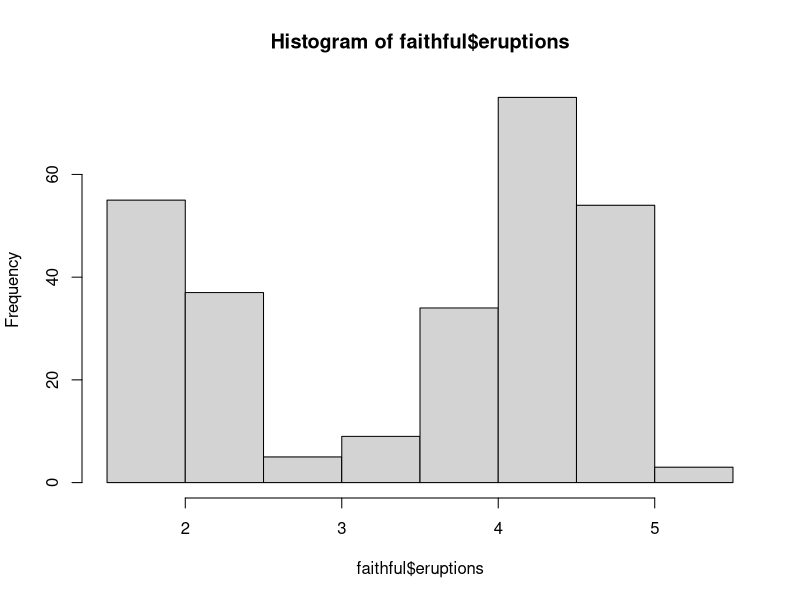
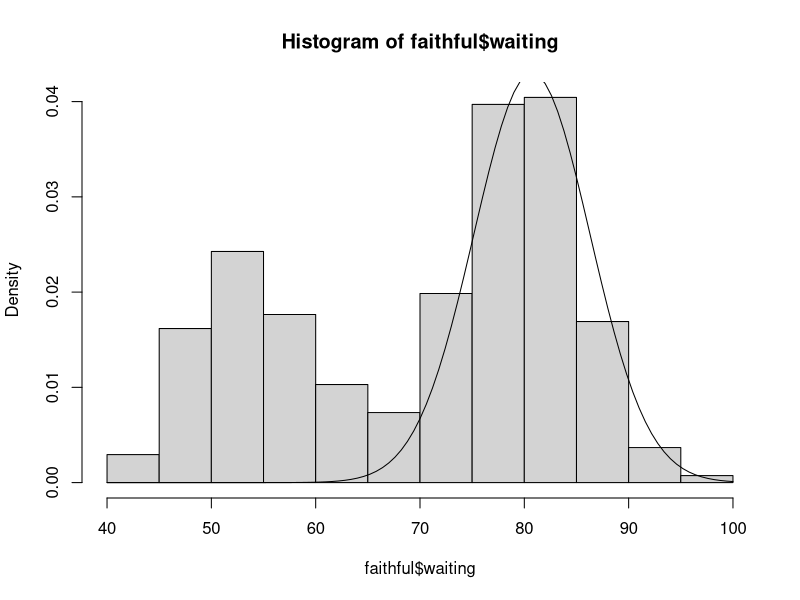

The R source for these figures, in order: (Note: this script raises an error after producing the figures.)
#!/usr/bin/env RScript
# Gibbs Sampler (Gaussian mixtures)

gibbsMixture <- function(data,k,max_iter=1000){
  n = length(data)
  mu = mean(data)
  sig = var(data)
  
  # Preallocating data
  z = rep(NA,n)
  group_size = rep(NA, k)
  group_x = rep(NA, k)
  group_x2 = rep(NA, ,k)
  group_sum = rep(NA, k)
  
  mu_mat = sig_mat = pj_mat = matrix(NA, nrow=max_iter, ncol=k)
  mu_mat[1,] = rep(mu,k)
  pj_mat[1,] = rep(1,k)/k
  sig_mat[1,] = rep(sig,k)
  
  likelihood = matrix(NA, n, k)
  logpost = rep(NA, max_iter)
  
  ## Chunk for likelihood
  
  for(j in 1:k){
    likelihood[,j] = pj_mat[1,j]*dnorm(x=data, mean=mu_mat[1,j],
                                       sd=sqrt(sig_mat[1,j]))
  }
  
  logpost[1] = sum(log(apply(likelihood,1,sum))) + sum(dnorm(mu_mat[1,],mean(data),sqrt(sig_mat[1,]),log=T)) -
    (10+1)*sum(log(sig_mat[1,])) - sum(var(data)/sig_mat[1,]) + 0.5*sum(log(pj_mat[1,]))
  #######
  
  ### Main loop
  
  for(i in 2:max_iter){
    # z estimation
    for(j in 1:n){
      p = pj_mat[i-1,]*dnorm(data[j],mu_mat[i-1,],sqrt(sig_mat[i-1,]))
      if(any(is.na(p))){p = rep(1,k)/k}
      z[j] = sample(1:k, size = 1, prob = p)
    }
    
    # rest of parameters
    
    for(j in 1:k){
      group_size[j] = length(which(z == j))
      group_x[j] = sum(as.numeric(z == j)*data)
      group_x2[j] = sum(as.numeric(z==j)*data)
      group_sum[j] = sum(as.numeric(z==j)*(data-group_x[j]/group_size[j])^2)
    }
    
    mu_mat[i,] = rnorm(k, (mean(data) + group_x)/(group_size + 1), sqrt(sig_mat[i-1,]/group_size + 1))
    if(any(is.na(mu_mat[i,]))) mu_mat[i,] = mu_mat[i-1,]
    sig_mat[i,] = 1/rgamma(k, .5*(20+group_size),
                         var(data) + .5* group_sum + .5* group_size/(group_size + 1)*(mean(data) - group_x/group_size)^2)
    if(any(is.na(sig_mat[i,]))) sig_mat[i,] = sig_mat[i-1,]
    
    pj_mat[i,] = rdirichlet(params = group_size + 0.5)
    
    #likelihood
    for(j in 1:k){
      likelihood[,j] = pj_mat[i,j]*dnorm(x=data,mean=mu_mat[i,j],sd=sqrt(sig_mat[i,j]))
    }
    
    logpost[i] = sum(log(apply(likelihood,1,sum))) + sum(dnorm(mu_mat[i,],mean(data),sqrt(sig_mat[i,]),log=T)) -
      (10+1)*sum(log(sig_mat[i,])) - sum(var(data)/sig_mat[i,]) + 0.5*sum(log(pj_mat[i,]))
    
    
  }
  class = setClass("MCMC mixture", slots=c(mu="matrix", sig="matrix", p="matrix", group="numeric", logpost="numeric", n="numeric",
                                           k="numeric", data="numeric", max_iter="numeric", group_size = "numeric",
                                           group_x="numeric", group_sum="numeric", group_x2 = "numeric"))
  res = class(mu = mu_mat, sig = sig_mat, p = pj_mat, group = z, logpost = logpost, n=n, k=k, data=data, max_iter=max_iter,
              group_size = group_size, group_x = group_x , group_sum = group_sum, group_x2 = group_x2)
  return(res)
}


data(faithful)
hist(faithful$eruptions)
hist(faithful$waiting, freq = F)
curve(0.6*dnorm(x,mean=80.73,sd=sqrt(31)),add = T, from=40, to=100)

prueba = gibbsMixture(data = faithful$waiting, k = 4, max_iter = 1000)
